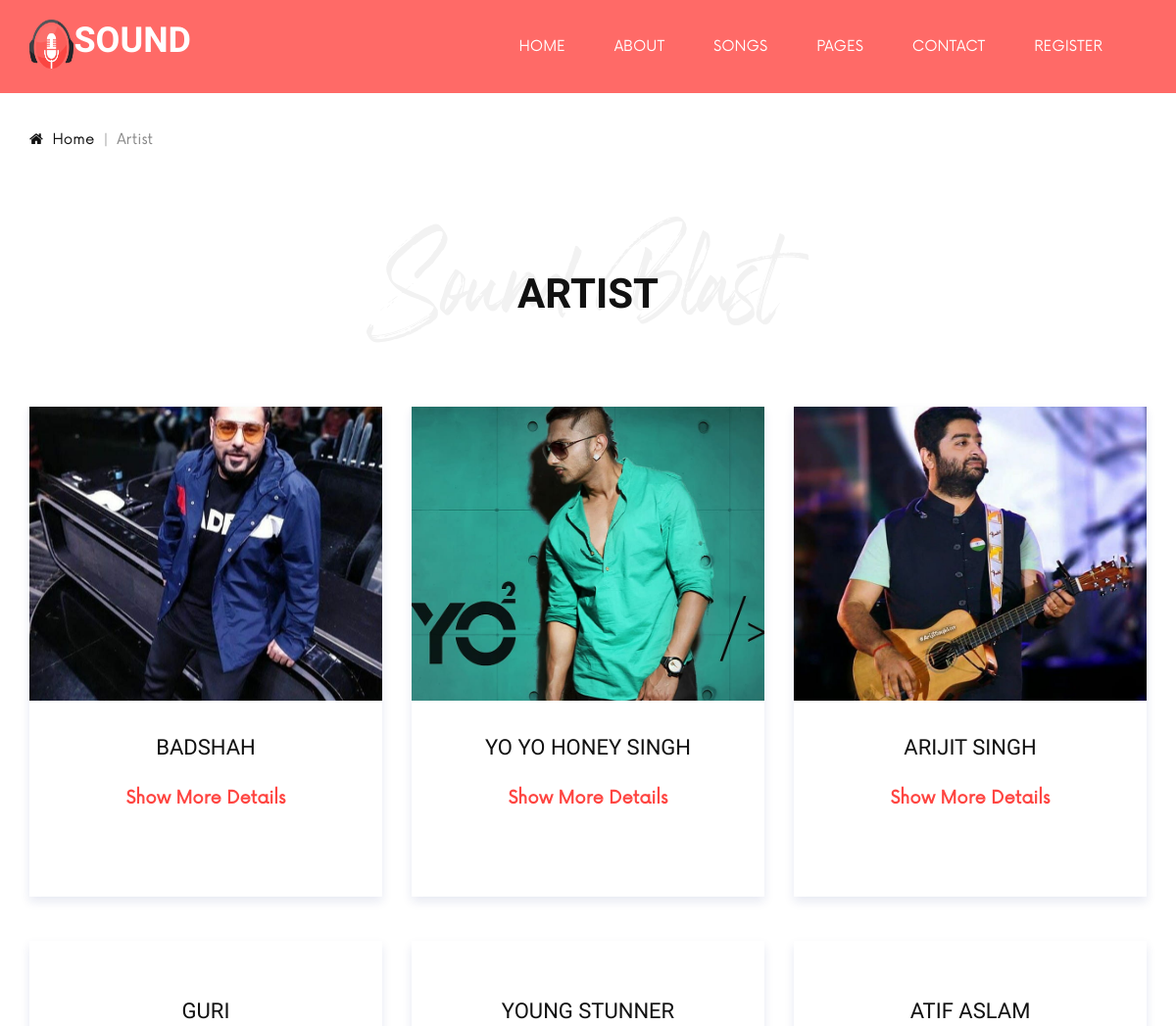
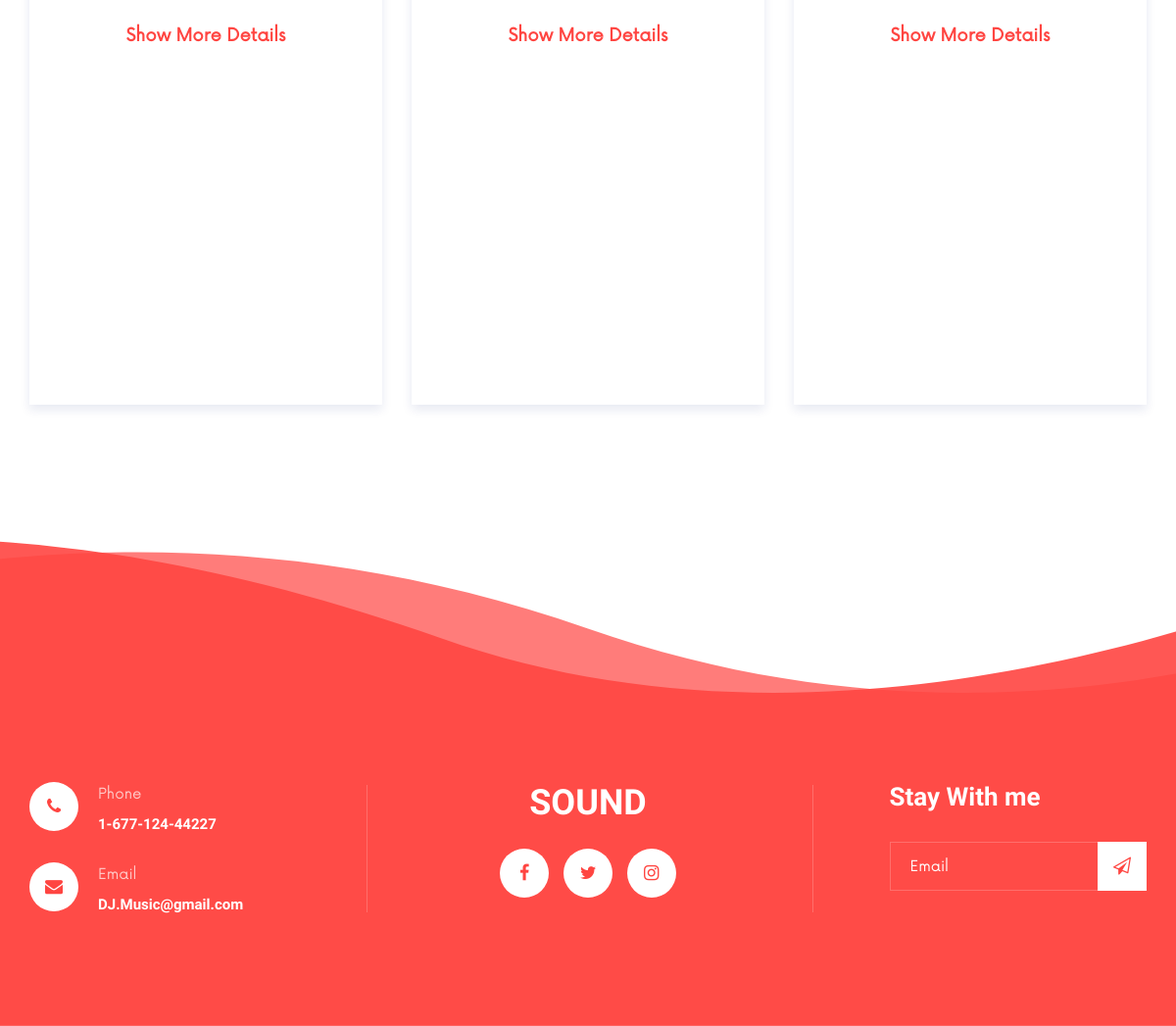
Screenshot of /artist.php with the database file from the repository (2 pictures, top to bottom).
### tables this page shows
CREATE TABLE `categories` (
  `c_id` int(11) NOT NULL,
  `c_genre` varchar(255) NOT NULL,
  `c_genre_img` varchar(255) NOT NULL,
  `c_year` varchar(255) NOT NULL,
  `c_artist` varchar(255) NOT NULL,
  `c_artist_img` varchar(255) NOT NULL,
  `c_album` varchar(255) NOT NULL,
  `c_album_img` varchar(255) NOT NULL,
  `status` tinyint(1) NOT NULL DEFAULT 1
);

### artist.php (the view, shortened to what this page needs)
<?php
include('includes/header.php');
include('includes/navbar.php');
include('config.php');
?>
    <div class="breadcrumb-option">
        <div class="container">
            <div class="row">
                <div class="col-lg-12">
                    <div class="breadcrumb__links">
                        <a href="index.php"><i class="fa fa-home"></i> Home</a>
                        <span>Artist</span>
                    </div>
                </div>
            </div>
        </div>
    </div>
    <section class="discography spad">
        <div class="container">
            <div class="row">
                <div class="col-lg-12">
                    <div class="section-title center-title">
                        <h2>Artist</h2>
                        <h1>Sound Blast</h1>
                    </div>
                </div>
            </div>
            <div class="row">
                    <?php
                        $artist_result = mysqli_query($connection, "SELECT `c_id` , `c_artist` , `c_artist_img`  FROM `categories`");
                        if(mysqli_num_rows($artist_result) > 0){
                            while($row = mysqli_fetch_assoc($artist_result)){
                    ?>
                    <div class="col-lg-4 col-md-6 col-sm-6">
                        <div class="discography__item" style="height: 500px;">
                            <div class="discography__item__pic">
                                <img src="admin-sound/category/artist-img/<?php echo $row["c_artist_img"] ?>" alt="" style="height: 300px; object-fit:cover; ">
                            </div>
                            <div class="discography__item__text">
                                <h4><?php echo $row['c_artist']; ?></h4>
                                <div class="tag-date" style="cursor: default;">
                                    <a href="artist-details.php?id=<?php echo $row["c_id"] ?>"><span>Show More Details</span></a>
                                </div>
                            </div>
                        </div>
                    </div>
                     <?php
                            }
                        }
                    ?>
            </div>
        </div>
    </section>
<?php
include('includes/footer.php');
?>

### css/style.css (style rules this page uses)
html, body { height: 100%; font-family: "Now Regular"; -webkit-font-smoothing: antialiased; }
h1, h2, h3, h4, h5, h6 { margin: 0; color: #111111; font-weight: 400; font-family: "Rajdhani", sans-serif; }
h1 { font-size: 70px; }
h2 { font-size: 36px; }
h4 { font-size: 24px; }
img { max-width: 100%; }
.section-title { margin-bottom: 40px; position: relative; z-index: 1; }
.section-title.center-title { text-align: center; }
.section-title h2 { font-size: 42px; color: #111111; font-weight: 700; text-transform: uppercase; }
.section-title h1 { font-size: 100px; color: #f2f2f2; font-family: "Rockville Solid Regular"; position: absolute; left: 0; top: -45px; width: 100%; z-index: -1; }
.spad { padding-top: 100px; padding-bottom: 100px; }
.discography { padding-bottom: 40px; padding-top: 120px; overflow: hidden; }
.discography .section-title { margin-bottom: 90px; }
.discography__item { margin-bottom: 45px; -webkit-box-shadow: 0px 5px 10px rgba(22, 41, 124, 0.1); box-shadow: 0px 5px 10px rgba(22, 41, 124, 0.1); }
.discography__item__pic img { min-width: 100%; }
.discography__item__text { padding: 25px 30px 35px; text-align: center; }
.discography__item__text span { font-size: 18px; color: #ff4541; font-weight: 700; }
.discography__item__text h4 { font-size: 22px; text-transform: uppercase; color: #111111; margin-top: 10px; margin-bottom: 25px; }
.discography__item__text a { display: inline-block; margin-right: 10px; }
.discography__item__text a:last-child { margin-right: 0; }
.breadcrumb-option { padding-top: 35px; }
.breadcrumb__links a { font-size: 15px; color: #111111; margin-right: 18px; display: inline-block; position: relative; }
.breadcrumb__links a:after { position: absolute; right: -14px; top: 0; content: "|"; color: #888888; }
.breadcrumb__links a i { margin-right: 5px; }
.breadcrumb__links span { font-size: 15px; color: #888888; display: inline-block; }
@media only screen and (min-width: 1200px) { .container { max-width: 1170px; } }

### rows the page displays
categories: c_artist_img (picture), c_artist "BADSHAH"
categories: c_artist_img (picture), c_artist "YO YO HONEY SINGH"
categories: c_artist_img (picture), c_artist "ARIJIT SINGH"
categories: c_artist "GURI"
categories: c_artist "YOUNG STUNNER"
categories: c_artist "ATIF ASLAM"
